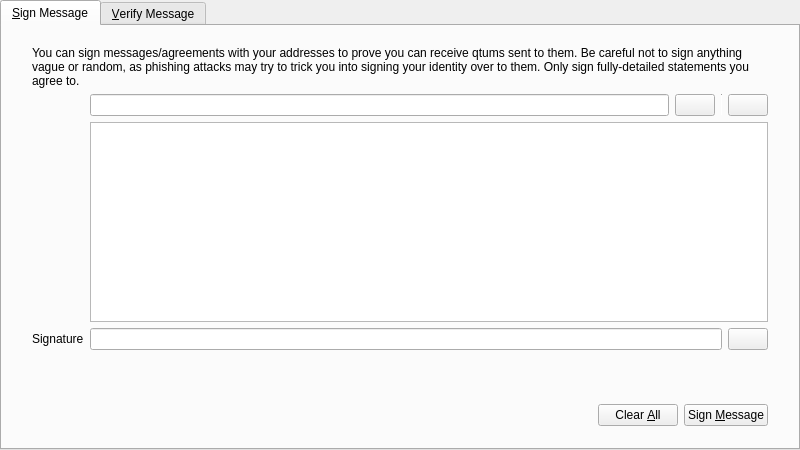
<?xml version="1.0" encoding="UTF-8"?>
<ui version="4.0">
 <class>SignVerifyMessageDialog</class>
 <widget class="QDialog" name="SignVerifyMessageDialog">
  <property name="geometry">
   <rect>
    <x>0</x>
    <y>0</y>
    <width>800</width>
    <height>450</height>
   </rect>
  </property>
  <property name="windowTitle">
   <string>Signatures - Sign / Verify a Message</string>
  </property>
  <property name="modal">
   <bool>true</bool>
  </property>
  <layout class="QVBoxLayout" name="verticalLayout">
   <property name="leftMargin">
    <number>0</number>
   </property>
   <property name="topMargin">
    <number>0</number>
   </property>
   <property name="rightMargin">
    <number>0</number>
   </property>
   <property name="bottomMargin">
    <number>0</number>
   </property>
   <item>
    <widget class="QTabWidget" name="tabWidget">
     <property name="currentIndex">
      <number>0</number>
     </property>
     <widget class="QWidget" name="tabSignMessage">
      <attribute name="title">
       <string>&amp;Sign Message</string>
      </attribute>
      <layout class="QVBoxLayout" name="verticalLayout_SM">
       <property name="leftMargin">
        <number>0</number>
       </property>
       <property name="topMargin">
        <number>0</number>
       </property>
       <property name="rightMargin">
        <number>0</number>
       </property>
       <property name="bottomMargin">
        <number>0</number>
       </property>
       <item>
        <layout class="QVBoxLayout" name="verticalLayout_3">
         <property name="leftMargin">
          <number>30</number>
         </property>
         <property name="topMargin">
          <number>20</number>
         </property>
         <property name="rightMargin">
          <number>30</number>
         </property>
         <property name="bottomMargin">
          <number>20</number>
         </property>
         <item>
          <layout class="QGridLayout" name="gridLayout">
           <item row="1" column="1">
            <layout class="QHBoxLayout" name="horizontalLayout_1_SM">
             <property name="spacing">
              <number>6</number>
             </property>
             <item>
              <widget class="QValidatedLineEdit" name="addressIn_SM">
               <property name="toolTip">
                <string>The Qtum address to sign the message with</string>
               </property>
              </widget>
             </item>
             <item>
              <widget class="QtumPushButton" name="addressBookButton_SM">
               <property name="toolTip">
                <string>Choose previously used address</string>
               </property>
               <property name="text">
                <string/>
               </property>
               <property name="icon">
                <iconset resource="../bitcoin.qrc">
                 <normaloff>:/icons/address-book</normaloff>:/icons/address-book</iconset>
               </property>
               <property name="shortcut">
                <string>Alt+A</string>
               </property>
               <property name="autoDefault">
                <bool>false</bool>
               </property>
              </widget>
             </item>
             <item>
              <widget class="Line" name="vLine">
               <property name="maximumSize">
                <size>
                 <width>1</width>
                 <height>22</height>
                </size>
               </property>
               <property name="orientation">
                <enum>Qt::Vertical</enum>
               </property>
              </widget>
             </item>
             <item>
              <widget class="QtumPushButton" name="pasteButton_SM">
               <property name="toolTip">
                <string>Paste address from clipboard</string>
               </property>
               <property name="text">
                <string/>
               </property>
               <property name="icon">
                <iconset resource="../bitcoin.qrc">
                 <normaloff>:/icons/editpaste</normaloff>:/icons/editpaste</iconset>
               </property>
               <property name="shortcut">
                <string>Alt+P</string>
               </property>
               <property name="autoDefault">
                <bool>false</bool>
               </property>
              </widget>
             </item>
            </layout>
           </item>
           <item row="2" column="1">
            <widget class="QPlainTextEdit" name="messageIn_SM">
             <property name="toolTip">
              <string>Enter the message you want to sign here</string>
             </property>
            </widget>
           </item>
           <item row="3" column="1">
            <layout class="QHBoxLayout" name="horizontalLayout_2_SM">
             <property name="spacing">
              <number>6</number>
             </property>
             <item>
              <widget class="QLineEdit" name="signatureOut_SM">
               <property name="font">
                <font>
                 <italic>true</italic>
                </font>
               </property>
               <property name="readOnly">
                <bool>true</bool>
               </property>
              </widget>
             </item>
             <item>
              <widget class="QtumPushButton" name="copySignatureButton_SM">
               <property name="toolTip">
                <string>Copy the current signature to the system clipboard</string>
               </property>
               <property name="text">
                <string/>
               </property>
               <property name="icon">
                <iconset resource="../bitcoin.qrc">
                 <normaloff>:/icons/editcopy</normaloff>:/icons/editcopy</iconset>
               </property>
               <property name="autoDefault">
                <bool>false</bool>
               </property>
              </widget>
             </item>
            </layout>
           </item>
           <item row="3" column="0">
            <widget class="QLabel" name="signatureLabel_SM">
             <property name="text">
              <string>Signature</string>
             </property>
             <property name="textFormat">
              <enum>Qt::PlainText</enum>
             </property>
            </widget>
           </item>
           <item row="0" column="0" colspan="2">
            <widget class="QLabel" name="infoLabel_SM">
             <property name="text">
              <string>You can sign messages/agreements with your addresses to prove you can receive qtums sent to them. Be careful not to sign anything vague or random, as phishing attacks may try to trick you into signing your identity over to them. Only sign fully-detailed statements you agree to.</string>
             </property>
             <property name="textFormat">
              <enum>Qt::PlainText</enum>
             </property>
             <property name="wordWrap">
              <bool>true</bool>
             </property>
            </widget>
           </item>
          </layout>
         </item>
        </layout>
       </item>
       <item>
        <widget class="QWidget" name="buttonsContainerWhite" native="true">
         <layout class="QHBoxLayout" name="horizontalLayout">
          <property name="leftMargin">
           <number>30</number>
          </property>
          <property name="topMargin">
           <number>15</number>
          </property>
          <property name="rightMargin">
           <number>30</number>
          </property>
          <item>
           <spacer name="horizontalSpacer_1_SM">
            <property name="orientation">
             <enum>Qt::Horizontal</enum>
            </property>
            <property name="sizeHint" stdset="0">
             <size>
              <width>40</width>
              <height>48</height>
             </size>
            </property>
           </spacer>
          </item>
          <item>
           <widget class="QLabel" name="statusLabel_SM">
            <property name="font">
             <font>
              <weight>75</weight>
              <bold>true</bold>
             </font>
            </property>
            <property name="text">
             <string/>
            </property>
            <property name="wordWrap">
             <bool>true</bool>
            </property>
           </widget>
          </item>
          <item>
           <spacer name="horizontalSpacer_2_SM">
            <property name="orientation">
             <enum>Qt::Horizontal</enum>
            </property>
            <property name="sizeHint" stdset="0">
             <size>
              <width>40</width>
              <height>48</height>
             </size>
            </property>
           </spacer>
          </item>
          <item>
           <widget class="QtumPushButton" name="clearButton_SM">
            <property name="toolTip">
             <string>Reset all sign message fields</string>
            </property>
            <property name="text">
             <string>Clear &amp;All</string>
            </property>
            <property name="icon">
             <iconset resource="../bitcoin.qrc">
              <normaloff>:/icons/remove</normaloff>:/icons/remove</iconset>
            </property>
            <property name="autoDefault">
             <bool>false</bool>
            </property>
           </widget>
          </item>
          <item>
           <widget class="QtumPushButton" name="signMessageButton_SM">
            <property name="toolTip">
             <string>Sign the message to prove you own this Qtum address</string>
            </property>
            <property name="text">
             <string>Sign &amp;Message</string>
            </property>
            <property name="icon">
             <iconset resource="../bitcoin.qrc">
              <normaloff>:/icons/edit</normaloff>:/icons/edit</iconset>
            </property>
            <property name="autoDefault">
             <bool>false</bool>
            </property>
           </widget>
          </item>
         </layout>
        </widget>
       </item>
      </layout>
     </widget>
     <widget class="QWidget" name="tabVerifyMessage">
      <attribute name="title">
       <string>&amp;Verify Message</string>
      </attribute>
      <layout class="QVBoxLayout" name="verticalLayout_VM">
       <property name="leftMargin">
        <number>0</number>
       </property>
       <property name="topMargin">
        <number>0</number>
       </property>
       <property name="rightMargin">
        <number>0</number>
       </property>
       <property name="bottomMargin">
        <number>0</number>
       </property>
       <item>
        <layout class="QVBoxLayout" name="verticalLayout_2">
         <property name="leftMargin">
          <number>30</number>
         </property>
         <property name="topMargin">
          <number>20</number>
         </property>
         <property name="rightMargin">
          <number>30</number>
         </property>
         <property name="bottomMargin">
          <number>20</number>
         </property>
         <item>
          <widget class="QLabel" name="infoLabel_VM">
           <property name="text">
            <string>Enter the receiver's address, message (ensure you copy line breaks, spaces, tabs, etc. exactly) and signature below to verify the message. Be careful not to read more into the signature than what is in the signed message itself, to avoid being tricked by a man-in-the-middle attack. Note that this only proves the signing party receives with the address, it cannot prove sendership of any transaction!</string>
           </property>
           <property name="textFormat">
            <enum>Qt::PlainText</enum>
           </property>
           <property name="alignment">
            <set>Qt::AlignLeading|Qt::AlignLeft|Qt::AlignTop</set>
           </property>
           <property name="wordWrap">
            <bool>true</bool>
           </property>
          </widget>
         </item>
         <item>
          <layout class="QHBoxLayout" name="horizontalLayout_1_VM">
           <property name="spacing">
            <number>6</number>
           </property>
           <item>
            <widget class="QValidatedLineEdit" name="addressIn_VM">
             <property name="toolTip">
              <string>The HTML address the message was signed with</string>
             </property>
            </widget>
           </item>
           <item>
            <widget class="QtumPushButton" name="addressBookButton_VM">
             <property name="toolTip">
              <string>Choose previously used address</string>
             </property>
             <property name="text">
              <string/>
             </property>
             <property name="icon">
              <iconset resource="../bitcoin.qrc">
               <normaloff>:/icons/address-book</normaloff>:/icons/address-book</iconset>
             </property>
             <property name="shortcut">
              <string>Alt+A</string>
             </property>
             <property name="autoDefault">
              <bool>false</bool>
             </property>
            </widget>
           </item>
          </layout>
         </item>
         <item>
          <widget class="QPlainTextEdit" name="messageIn_VM"/>
         </item>
         <item>
          <widget class="QValidatedLineEdit" name="signatureIn_VM"/>
         </item>
        </layout>
       </item>
       <item>
        <widget class="QWidget" name="buttonsContainerWhite_" native="true">
         <layout class="QHBoxLayout" name="horizontalLayout_2">
          <property name="leftMargin">
           <number>30</number>
          </property>
          <property name="topMargin">
           <number>15</number>
          </property>
          <property name="rightMargin">
           <number>30</number>
          </property>
          <item>
           <spacer name="horizontalSpacer_1_VM">
            <property name="orientation">
             <enum>Qt::Horizontal</enum>
            </property>
            <property name="sizeHint" stdset="0">
             <size>
              <width>40</width>
              <height>48</height>
             </size>
            </property>
           </spacer>
          </item>
          <item>
           <widget class="QLabel" name="statusLabel_VM">
            <property name="font">
             <font>
              <weight>75</weight>
              <bold>true</bold>
             </font>
            </property>
            <property name="text">
             <string/>
            </property>
            <property name="wordWrap">
             <bool>true</bool>
            </property>
           </widget>
          </item>
          <item>
           <spacer name="horizontalSpacer_2_VM">
            <property name="orientation">
             <enum>Qt::Horizontal</enum>
            </property>
            <property name="sizeHint" stdset="0">
             <size>
              <width>40</width>
              <height>48</height>
             </size>
            </property>
           </spacer>
          </item>
          <item>
           <widget class="QtumPushButton" name="clearButton_VM">
            <property name="toolTip">
             <string>Reset all verify message fields</string>
            </property>
            <property name="text">
             <string>Clear &amp;All</string>
            </property>
            <property name="icon">
             <iconset resource="../bitcoin.qrc">
              <normaloff>:/icons/remove</normaloff>:/icons/remove</iconset>
            </property>
            <property name="autoDefault">
             <bool>false</bool>
            </property>
           </widget>
          </item>
          <item>
           <widget class="QtumPushButton" name="verifyMessageButton_VM">
            <property name="toolTip">
             <string>Verify the message to ensure it was signed with the specified HTML address</string>
            </property>
            <property name="text">
             <string>Verify &amp;Message</string>
            </property>
            <property name="icon">
             <iconset resource="../bitcoin.qrc">
              <normaloff>:/icons/transaction_0</normaloff>:/icons/transaction_0</iconset>
            </property>
            <property name="autoDefault">
             <bool>false</bool>
            </property>
           </widget>
          </item>
         </layout>
        </widget>
       </item>
      </layout>
     </widget>
    </widget>
   </item>
  </layout>
 </widget>
 <customwidgets>
  <customwidget>
   <class>QValidatedLineEdit</class>
   <extends>QLineEdit</extends>
   <header>qt/qvalidatedlineedit.h</header>
  </customwidget>
  <customwidget>
   <class>QtumPushButton</class>
   <extends>QPushButton</extends>
   <header>qt/qtumpushbutton.h</header>
  </customwidget>
 </customwidgets>
 <resources>
  <include location="../bitcoin.qrc"/>
 </resources>
 <connections/>
</ui>
